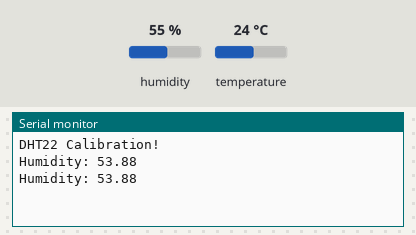
A sketch run on a simulated ESP8266 (NodeMCU). Parts: the last lines printed to the serial monitor. Inputs (shaded band) come from the test bench; at power-on: humidity 55 %, temperature 24 °C.

Above: at 4.8 s.
4.9 s: humidity set to 22 %
At 7.3 s:
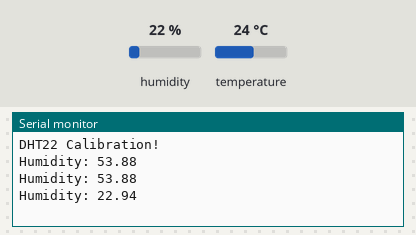
7.9 s: humidity set to 40 %
At 9.1 s:
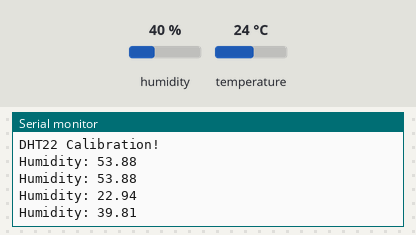
Timing chart, 0 to 10.9 s (numbered marks = the images above; inputs shaded):
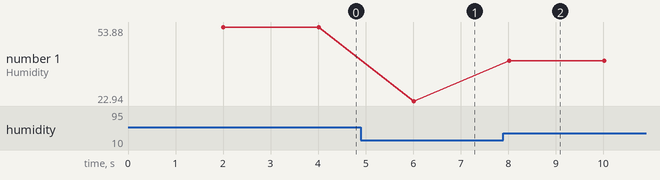

Measured:
- after the input at 4.9 s, the serial monitor: prints a new line after 1.1 s (image 1)
- after the input at 7.9 s, the serial monitor: prints a new line after 0.12 s (image 2)
- plotted number 1: 53.88 → 22.94 after the input at 4.9 s, 22.94 → 39.81 after the input at 7.9 s

The sketch:

DHTCalibrate.ino
```cpp
#include "DHT.h"

#define DHTPIN D2     // Digital pin connected to the DHT sensor
#define DHTTYPE DHT22   // DHT 22  (AM2302), AM2321
DHT dht(DHTPIN, DHTTYPE);
float humidity_scale = 0.9375; // SLOPE
float humidity_offset = 2.3125; // OFFSET

void setup() {
  Serial.begin(9600);
  Serial.println(F("DHT22 Calibration!"));
  dht.begin();
}

void loop() {
  delay(2000);
  float h = dht.readHumidity();
  if (isnan(h)) {
    Serial.println(F("Failed to read from DHT22 sensor!"));
    return;
  }
  Serial.print(F("Humidity: "));
  Serial.println(h * humidity_scale + humidity_offset);
}
```
